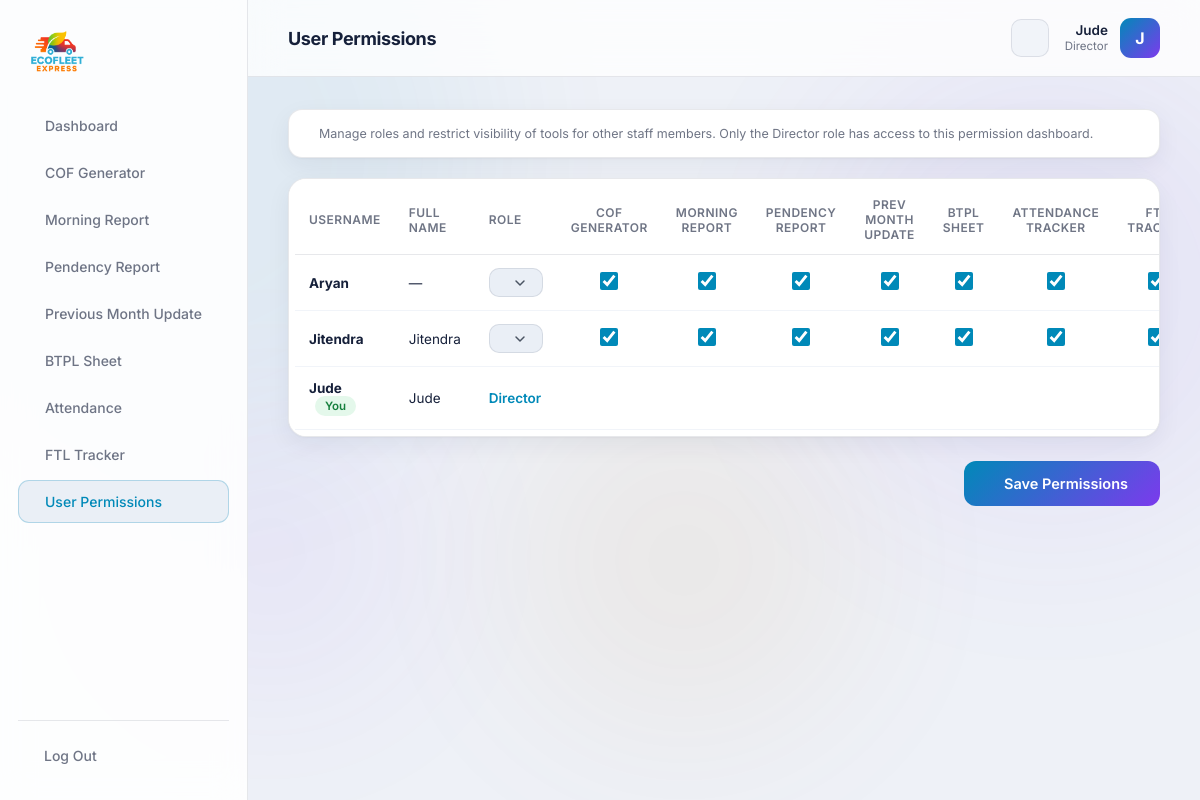
/portal/users/ (signed in), run on the app's committed database.
### core/models.py (models this page shows, shortened)
class UserProfile(models.Model):
    user = models.OneToOneField(settings.AUTH_USER_MODEL, on_delete=models.CASCADE, related_name='profile')
    role = models.CharField(max_length=50, default='Employee')
    can_use_cof = models.BooleanField(default=True)
    can_use_morning = models.BooleanField(default=True)
    can_use_pendency = models.BooleanField(default=True)
    can_use_prev_month = models.BooleanField(default=True)
    can_use_btpl = models.BooleanField(default=True)
    can_use_attendance = models.BooleanField(default=True)
    can_use_ftl = models.BooleanField(default=True)

### core/views/portal_views.py (the view, shortened to what this page needs)
# urls.py: path('portal/users/', views.portal_users, name='portal_users'),
@staff_required
@director_required
def portal_users(request):
    from django.contrib.auth.models import User
    from core.models import UserProfile
    users = User.objects.filter(is_staff=True).order_by('username')
    for u in users:
        UserProfile.objects.get_or_create(user=u)
    profiles = [u.profile for u in users]
    return render(request, 'core/portal/users.html', {
        'active': 'users',
        'profiles': profiles,
    })

### templates/core/portal/users.html (shortened to what this page needs)
{% extends 'core/portal/base.html' %}
{% block heading %}User Permissions{% endblock %}
{% block content %}
<div class="cof-topbar">
  <span class="cof-meta">Manage roles and restrict visibility of tools for other staff members. Only the Director role has access to this permission dashboard.</span>
</div>
<form method="post">
  <div class="portal-card" style="padding: 6px; overflow-x: auto; margin-bottom: 24px;">
    <table class="activity-table">
      <thead>
        <tr>
          <th>Username</th>
          <th>Full Name</th>
          <th>Role</th>
          <th style="text-align: center;">COF Generator</th>
          <th style="text-align: center;">Morning Report</th>
          <th style="text-align: center;">Pendency Report</th>
          <th style="text-align: center;">Prev Month Update</th>
          <th style="text-align: center;">BTPL Sheet</th>
          <th style="text-align: center;">Attendance Tracker</th>
          <th style="text-align: center;">FTL Tracker</th>
        </tr>
      </thead>
      <tbody>
        {% for p in profiles %}
        <tr>
          <td>
            <strong>{{ p.user.username }}</strong>
            {% if p.user == request.user %}
            <span class="pill pill-success" style="margin-left: 6px;">You</span>
            {% endif %}
          </td>
          <td>{{ p.user.get_full_name|default:"—" }}</td>
          <td>
            {% if p.user == request.user %}
            <span style="font-weight: 600; font-size: 13.5px; color: var(--cyan);">{{ p.role }}</span>
            {% else %}
            <select name="role_{{ p.user.id }}" class="portal-select" style="padding: 6px 12px; font-size: 13px; max-width: 140px;">
              <option value="Employee" {% if p.role == 'Employee' %}selected{% endif %}>Employee</option>
              <option value="Manager" {% if p.role == 'Manager' %}selected{% endif %}>Manager</option>
            </select>
            {% endif %}
          </td>
          <td style="text-align: center;">
            {% if p.user == request.user %}
            <i class="ti ti-check" style="color: var(--success); font-size: 20px;"></i>
            {% else %}
            <input type="checkbox" name="cof_{{ p.user.id }}" class="portal-check" {% if p.can_use_cof %}checked{% endif %} />
            {% endif %}
          </td>
          <td style="text-align: center;">
            {% if p.user == request.user %}
            <i class="ti ti-check" style="color: var(--success); font-size: 20px;"></i>
            {% else %}
            <input type="checkbox" name="morning_{{ p.user.id }}" class="portal-check" {% if p.can_use_morning %}checked{% endif %} />
            {% endif %}
          </td>
          <td style="text-align: center;">
            {% if p.user == request.user %}
            <i class="ti ti-check" style="color: var(--success); font-size: 20px;"></i>
            {% else %}
            <input type="checkbox" name="pendency_{{ p.user.id }}" class="portal-check" {% if p.can_use_pendency %}checked{% endif %} />
            {% endif %}
          </td>
          <td style="text-align: center;">
            {% if p.user == request.user %}
            <i class="ti ti-check" style="color: var(--success); font-size: 20px;"></i>
            {% else %}
            <input type="checkbox" name="prev_month_{{ p.user.id }}" class="portal-check" {% if p.can_use_prev_month %}checked{% endif %} />
            {% endif %}
          </td>
          <td style="text-align: center;">
            {% if p.user == request.user %}
            <i class="ti ti-check" style="color: var(--success); font-size: 20px;"></i>
            {% else %}
            <input type="checkbox" name="btpl_{{ p.user.id }}" class="portal-check" {% if p.can_use_btpl %}checked{% endif %} />
            {% endif %}
          </td>
          <td style="text-align: center;">
            {% if p.user == request.user %}
            <i class="ti ti-check" style="color: var(--success); font-size: 20px;"></i>
            {% else %}
            <input type="checkbox" name="attendance_{{ p.user.id }}" class="portal-check" {% if p.can_use_attendance %}checked{% endif %} />
            {% endif %}
          </td>
          <td style="text-align: center;">
            {% if p.user == request.user %}
            <i class="ti ti-check" style="color: var(--success); font-size: 20px;"></i>
            {% else %}
            <input type="checkbox" name="ftl_{{ p.user.id }}" class="portal-check" {% if p.can_use_ftl %}checked{% endif %} />
            {% endif %}
          </td>
        </tr>
        {% endfor %}
      </tbody>
    </table>
  </div>
  <div class="cof-actions" style="margin-top: 24px;">
    <button type="submit" class="btn-primary"> Save Permissions</button>
  </div>
</form>
{% endblock %}

### templates/core/portal/base.html (shortened to what this page needs)
{% load static %}
<!DOCTYPE html>
<html lang="en">
<head>
    <link rel="stylesheet" href="https://cdn.jsdelivr.net/npm/@tabler/icons-webfont@latest/tabler-icons.min.css" />
    <link rel="stylesheet" href="{% static 'css/main.css' %}" />
    <link rel="stylesheet" href="{% static 'css/portal.css' %}" />
</head>
<body class="portal-body">
<div class="orbs">
    <div class="orb orb3"></div><div class="orb orb4"></div>
</div>
<aside class="portal-sidebar" id="portalSidebar">
    <a href="{% url 'home' %}" class="portal-logo">
        <img src="{% static 'images/logo.png' %}" alt="EcoFleet Express" />
    </a>
    <nav class="portal-nav">
        <a href="{% url 'dashboard' %}" class="{% if active == 'dashboard' %}active{% endif %}"> Dashboard</a>
        {% if request.user.profile.can_use_cof %}
        <a href="{% url 'cof_generator' %}" class="{% if active == 'cof' %}active{% endif %}"> COF Generator</a>
        {% endif %}
        {% if request.user.profile.can_use_morning %}
        <a href="{% url 'morning_report' %}" class="{% if active == 'morning' %}active{% endif %}"> Morning Report</a>
        {% endif %}
        {% if request.user.profile.can_use_pendency %}
        <a href="{% url 'pendency_report' %}" class="{% if active == 'pendency' %}active{% endif %}"> Pendency Report</a>
        {% endif %}
        {% if request.user.profile.can_use_prev_month %}
        <a href="{% url 'prev_month_update' %}" class="{% if active == 'prev_month' %}active{% endif %}"> Previous Month Update</a>
        {% endif %}
        {% if request.user.profile.can_use_btpl %}
        <a href="{% url 'btpl_sheet' %}" class="{% if active == 'btpl' %}active{% endif %}"> BTPL Sheet</a>
        {% endif %}
        {% if request.user.profile.can_use_attendance %}
        <a href="{% url 'attendance_sheet' %}" class="{% if active == 'attendance' %}active{% endif %}"> Attendance</a>
        {% endif %}
        {% if request.user.profile.can_use_ftl %}
        <a href="{% url 'ftl_sheet' %}" class="{% if active == 'ftl' %}active{% endif %}"> FTL Tracker</a>
        {% endif %}
        {% if request.user.profile.role == 'Director' %}
        <a href="{% url 'portal_users' %}" class="{% if active == 'users' %}active{% endif %}"> User Permissions</a>
        {% endif %}
    </nav>
    <div class="portal-sidebar-foot">
        <a href="{% url 'portal_logout' %}" class="portal-logout"> Log Out</a>
    </div>
</aside>
<div class="portal-main">
    <header class="portal-topbar">
        <div class="portal-topbar-title">{% block heading %}{% endblock %}</div>
        <button class="theme-toggle" id="themeToggle" type="button" aria-label="Toggle light theme" title="Toggle theme">
        </button>
        <div class="portal-user">
            <div class="portal-user-meta">
            <span class="portal-user-name">{{ request.user.first_name|default:request.user.username }}</span>
            <span class="portal-user-role">{{ request.user.profile.role|default:"Employee" }}</span>
          </div>
          <div class="portal-avatar">{{ request.user.username|slice:":1"|upper }}</div>
        </div>
    </header>
      <main class="portal-content">
        {% block content %}{% endblock %}
      </main>
    </div>
</body>
</html>

### static/css/main.css (style rules this page uses)
*, *::before, *::after { margin: 0; padding: 0; box-sizing: border-box; }
:root { --cyan: #00AEEF; --purple: #a855f7; --orange: #F7941D; --red: #ED1C24; --bg: #0a0e1a; --text: #e8eaf6; --muted: rgba(232,234,246,0.45); --hint: rgba(232,234,246,0.28); --surface-1: rgba(255,255,255,0.03); --surface-2: rgba(255,255,255,0.05); --surface-3: rgba(255,255,255,0.06); --surface-hover: rgba(255,255,255,0.08); --surface: var(--surface-1); --border: rgba(255,255,255,0.08); --border-strong: rgba(255,255,255,0.12); --border-hover: rgba(255,255,255,0.15); --glass: rgba(10,14,26,0.65); --glass-strong: rgba(10,14,26,0.85); --glass-solid: rgba(10,14,26,0.96); --popover: rgba(15,22,41,0.95); --select-bg: #0a0e1a; --success: #22c55e; --success-bg: rgba(34,197,94,0.12); --danger: #ff6b6b; --shadow-card: none; --input-scheme: dark; }
[data-theme="light"] { --cyan: #0089b8; --purple: #7c3aed; --orange: #c2710a; --red: #dc2626; --bg: #eef1f7; --text: #16203a; --muted: rgba(22,32,58,0.62); --hint: rgba(22,32,58,0.45); --surface-1: #ffffff; --surface-2: #f1f4f9; --surface-3: #eaeff6; --surface-hover: #e3e9f3; --surface: var(--surface-1); --border: rgba(20,32,60,0.10); --border-strong: rgba(20,32,60,0.14); --border-hover: rgba(20,32,60,0.22); --glass: rgba(255,255,255,0.78); --glass-strong: rgba(255,255,255,0.88); --glass-solid: rgba(248,250,253,0.97); --popover: rgba(255,255,255,0.96); --select-bg: #ffffff; --success: #15803d; --success-bg: rgba(21,128,61,0.10); --danger: #dc2626; --shadow-card: 0 1px 2px rgba(20,32,60,0.04), 0 8px 24px rgba(20,32,60,0.06); --shadow-hover: 8px 16px 40px rgba(20,32,60,0.14); --input-scheme: light; --orb-opacity: 0.06; }
html, body { font-family: 'Inter', sans-serif; background: var(--bg); color: var(--text); min-height: 100vh; scroll-behavior: smooth; transition: background-color 0.3s ease, color 0.3s ease; }
.theme-toggle { display: inline-flex; align-items: center; justify-content: center; width: 38px; height: 38px; flex-shrink: 0; border-radius: 10px; background: var(--surface-2); border: 1px solid var(--border); color: var(--text); font-size: 18px; cursor: pointer; transition: background 0.2s, border-color 0.2s, color 0.2s, transform 0.2s; }
.orbs { position: fixed; inset: 0; pointer-events: none; z-index: 0; overflow: hidden; }
.orb { position: absolute; border-radius: 50%; filter: blur(90px); opacity: var(--orb-opacity, 0.15); }
.orb3 { width: 360px; height: 360px; background: var(--orange); top: 380px; left: 42%; }
.orb4 { width: 300px; height: 300px; background: var(--purple); bottom: 100px; left: 10%; }
.btn-primary { background: linear-gradient(135deg, var(--cyan), var(--purple)); border: none; border-radius: 12px; padding: 14px 32px; color: #fff; font-size: 14.5px; font-weight: 600; cursor: pointer; font-family: inherit; display: flex; align-items: center; gap: 8px; transition: opacity 0.2s, transform 0.2s; text-decoration: none; }
.cta-btn, .btn-primary, .btn-secondary, .track-btn, .contact-submit { transition: all 0.2s cubic-bezier(0.16, 1, 0.3, 1); }

### data on the page
UserProfile: user.username "Aryan", user.get_full_name "—", role+user "Employee", can_use_cof "☑", can_use_morning "☑", can_use_pendency "☑", can_use_prev_month "☑", can_use_btpl "☑", can_use_attendance "☑", can_use_ftl "☑"
UserProfile: user.username "Jitendra", user.get_full_name "Jitendra", role+user "Manager", can_use_cof "☑", can_use_morning "☑", can_use_pendency "☑", can_use_prev_month "☑", can_use_btpl "☑", can_use_attendance "☑", can_use_ftl "☑"
UserProfile: user.username "Jude", shows "You", user.get_full_name "Jude", role "Director"

### other printed values
{{ request.user.first_name|default:request.user.username }} "Jude"
{{ request.user.profile.role|default:"Employee" }} "Director"
{{ request.user.username|slice:":1"|upper }} "J"
